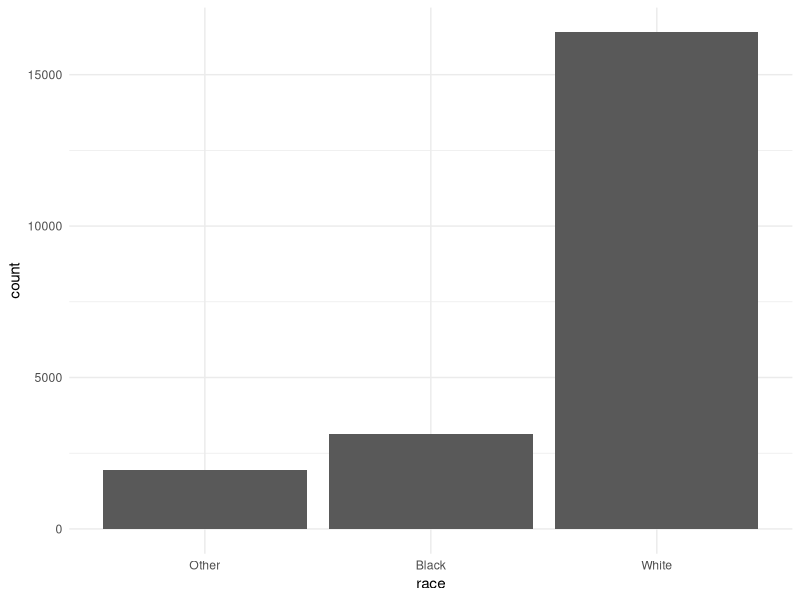
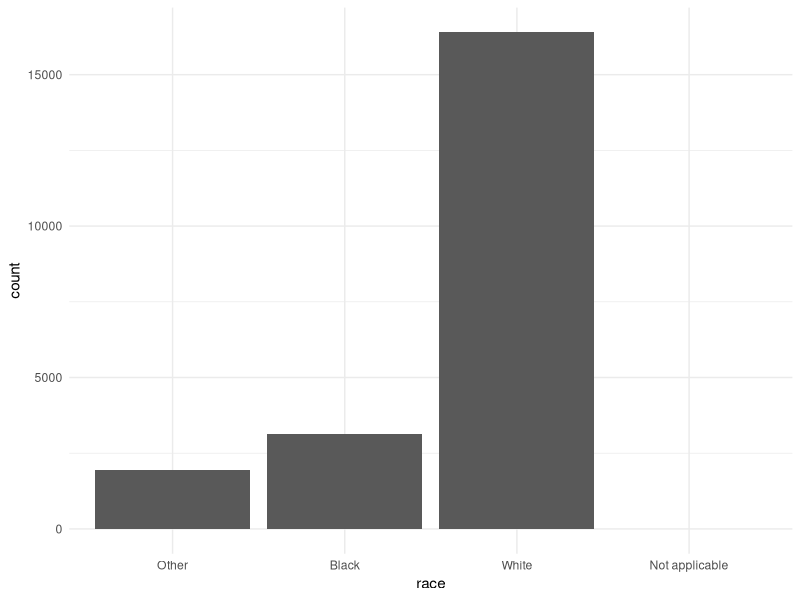
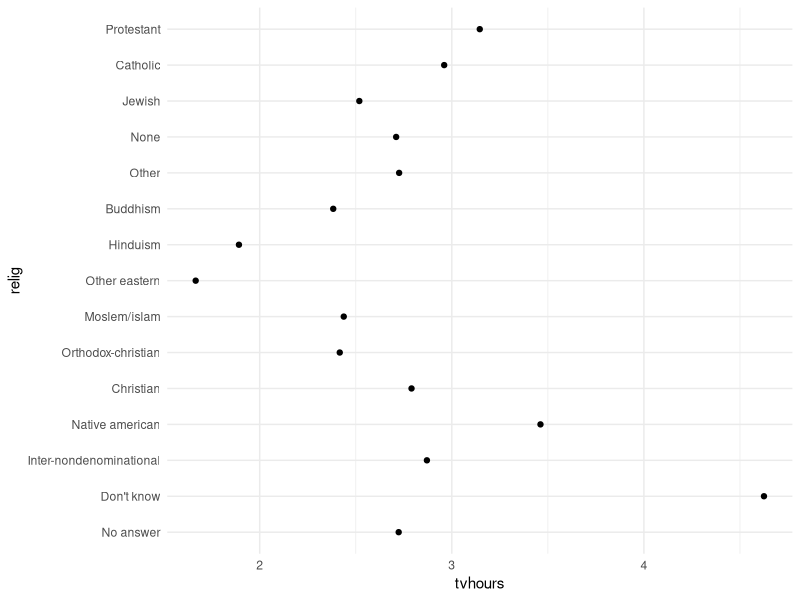
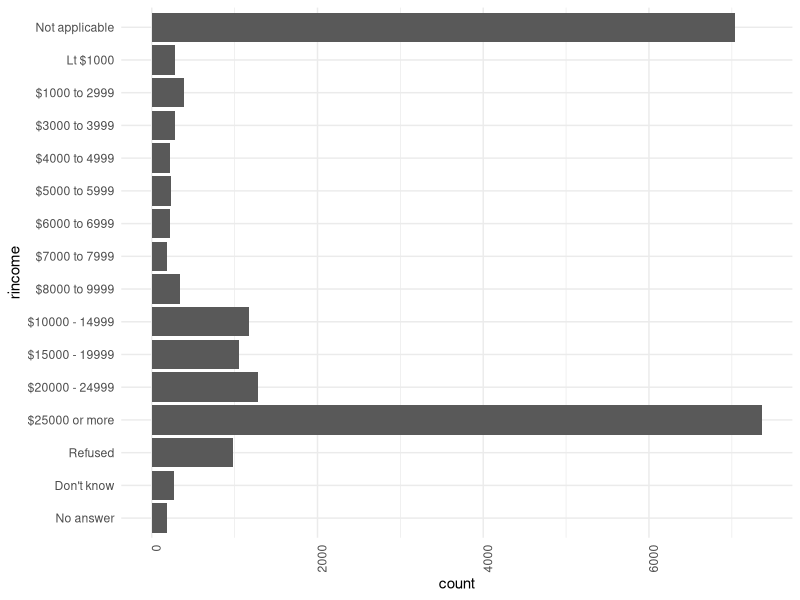
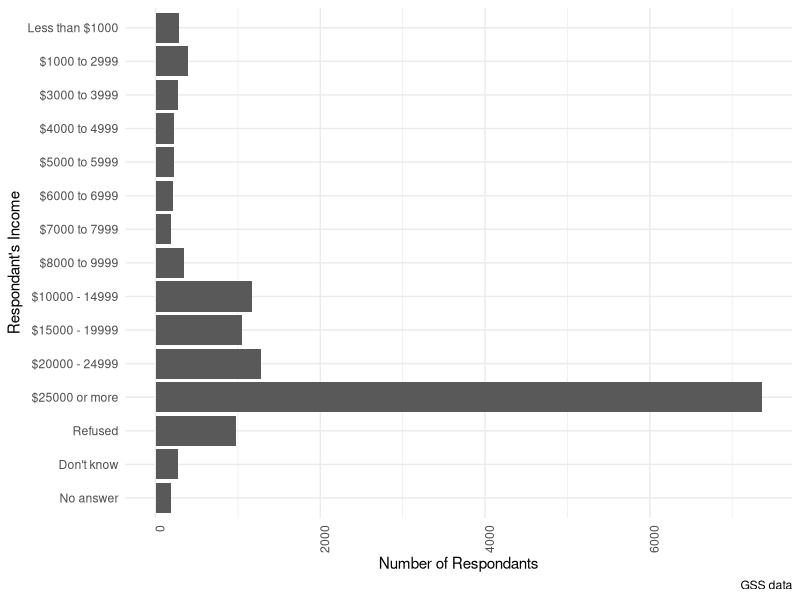
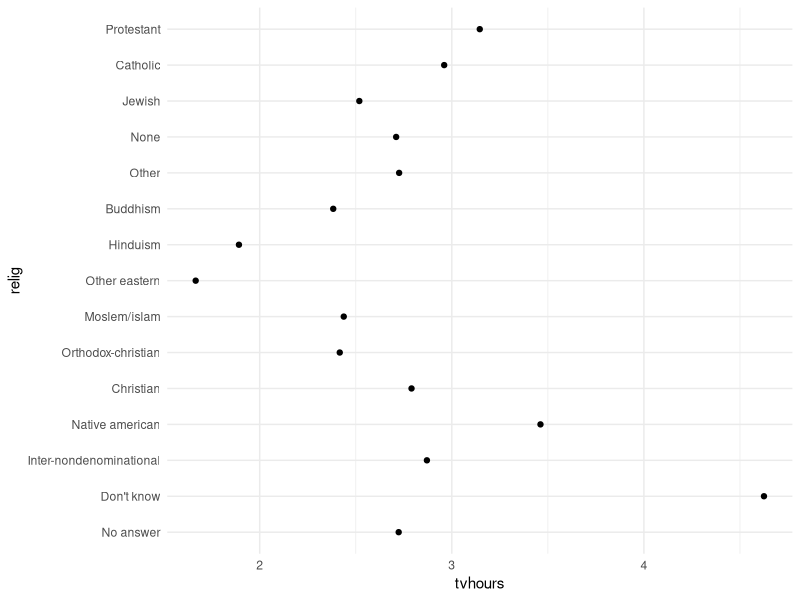
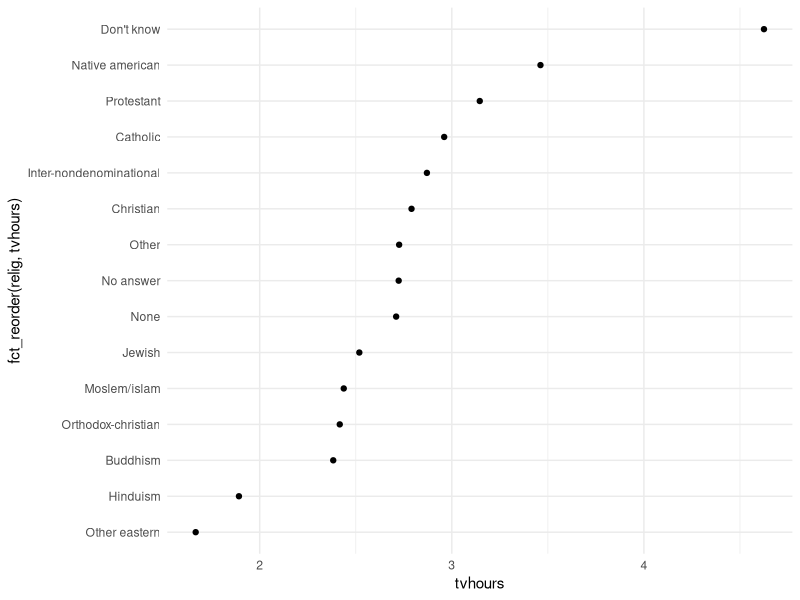

Write the R code that produced these figures, in order. (Note: this script raises an error after producing the figures.)
# GG606AW24
# Lecture 06
# Jason Venkiteswaran


library(tidyverse)
theme_set(theme_minimal())

x1 <- c("Dec", "Apr", "Jan", "Mar")
x2 <- c("Dec", "Apr", "Jam", "Mar")
sort(x1)

month_levels <- c(
  "Jan", "Feb", "Mar", "Apr", "May", "Jun", 
  "Jul", "Aug", "Sep", "Oct", "Nov", "Dec"
)

y1 <- factor(x1, levels = month_levels)
y1

sort(y1)
#> [1] Jan Mar Apr Dec
#> Levels: Jan Feb Mar Apr May Jun Jul Aug Sep Oct Nov Dec


y2 <- factor(x2, levels = month_levels)
y2
#> [1] Dec  Apr  <NA> Mar 
#> Levels: Jan Feb Mar Apr May Jun Jul Aug Sep Oct Nov Dec


factor(x1)
#> [1] Dec Apr Jan Mar
#> Levels: Apr Dec Jan Mar


glimpse(gss_cat)
str(gss_cat)


gss_cat %>%
  count(race)

ggplot(gss_cat, aes(race)) +
  geom_bar()

ggplot(gss_cat, aes(race)) +
  geom_bar() +
  scale_x_discrete(drop = FALSE)




relig_summary <- gss_cat %>%
  group_by(relig) %>%
  summarise(
    age = mean(age, na.rm = TRUE),
    tvhours = mean(tvhours, na.rm = TRUE),
    n = n()
  )
ggplot(relig_summary, aes(tvhours, relig)) + 
  geom_point()





ggplot(gss_cat, aes(x = rincome)) +
  geom_bar() +
  theme(axis.text.x = element_text(angle = 90, hjust = 1)) +
  coord_flip()

gss_cat %>% 
  filter(rincome != "Not applicable") %>% 
  mutate(rincome = fct_recode(rincome,
                              "Less than $1000" = "Lt $1000")) %>% 
  ggplot(aes(x = rincome)) +
  geom_bar() +
  theme(axis.text.x = element_text(angle = 90, hjust = 1)) +
  coord_flip() +
  labs(y = "Number of Respondants",
       x = "Respondant's Income", 
       caption = "GSS data")

gss_cat %>% 
  count(relig) %>% 
  arrange(desc(n)) %>% 
  head(1)

gss_cat %>% 
  count(partyid) %>% 
  arrange(desc(n)) %>%
  head(1)




relig_summary <- gss_cat %>%
  group_by(relig) %>%
  summarise(
    age = mean(age, na.rm = TRUE),
    tvhours = mean(tvhours, na.rm = TRUE),
    n = n()
  )

ggplot(relig_summary, aes(tvhours, relig)) + 
  geom_point()



ggplot(relig_summary, aes(tvhours, fct_reorder(relig, tvhours))) + 
  geom_point()



ggplot(rincome_summary, aes(tvhours, fct_reorder(relig, age))) + geom_point()


rincome_summary <- gss_cat %>%
  group_by(rincome) %>%
  summarise(
    age = mean(age, na.rm = TRUE),
    tvhours = mean(tvhours, na.rm = TRUE),
    n = n()
  )

ggplot(rincome_summary, aes(age, fct_reorder(rincome, age))) + geom_point()




by_age <- gss_cat %>%
  filter(!is.na(age)) %>%
  count(age, marital) %>%
  group_by(age) %>%
  mutate(prop = n / sum(n))

ggplot(by_age, aes(age, prop, colour = marital)) +
  geom_line(na.rm = TRUE)

ggplot(by_age, aes(age, prop, colour = fct_reorder2(marital, age, prop))) +
  geom_line() +
  labs(colour = "marital")




gss_cat %>%
  mutate(marital = marital %>% fct_infreq()) %>%
  ggplot(aes(marital)) +
  geom_bar()

gss_cat %>%
  mutate(marital = marital %>% fct_infreq() %>% fct_rev()) %>%
  ggplot(aes(marital)) +
  geom_bar()



gss_cat %>% count(partyid)


gss_cat %>%
  mutate(partyid = fct_recode(partyid,
                              "Republican, strong"    = "Strong republican",
                              "Republican, weak"      = "Not str republican",
                              "Independent, near rep" = "Ind,near rep",
                              "Independent, near dem" = "Ind,near dem",
                              "Democrat, weak"        = "Not str democrat",
                              "Democrat, strong"      = "Strong democrat"
  )) %>%
  count(partyid)



gss_cat %>%
  mutate(partyid = fct_collapse(partyid,
                                other = c("No answer", "Don't know", "Other party"),
                                rep = c("Strong republican", "Not str republican"),
                                ind = c("Ind,near rep", "Independent", "Ind,near dem"),
                                dem = c("Not str democrat", "Strong democrat")
  )) %>%
  count(partyid)



library(lubridate)

ymd(20200708) 
ymd("2020-07-08") 
ymd("2020-Jul-08")
mdy("July 8, 2020") 
dmy("08-July-2020") 
dmy("08-07-2020")



ymd_hms("2020-07-08 20:11:59")
mdy_hm("07/08/2017 08:11 pm")


ymd_hms("2020-07-08 20:11:59") %>% as.POSIXct()
ymd_hms("2020-07-08 20:11:59", tz="EDT") %>% as.POSIXct()


Sys.getlocale("LC_TIME")

Sys.timezone()
OlsonNames()



(x1 <- ymd_hms("2015-06-01 12:00:00", tz = "America/New_York"))
(x2 <- ymd_hms("2015-06-01 18:00:00", tz = "Europe/Copenhagen"))
(x3 <- ymd_hms("2015-06-02 04:00:00", tz = "Pacific/Auckland"))

x1 - x2
x1 - x3

